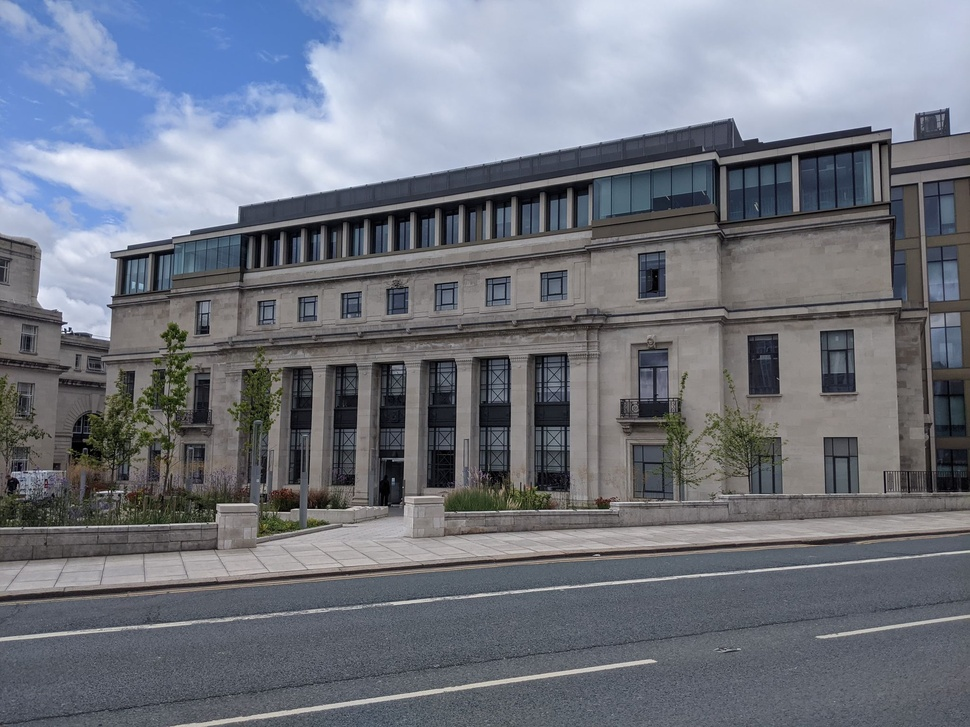
#> input picture img/bragg_building.jpg, 970 x 727 px, shrunk from 2048 x 1536 before the run
$ jupyter execute lab04_eigenvalues_and_eigenvectors.ipynb
#> lines starting #> are read from the running program, lines starting #| are printed output that depends on the picture
# Theoretical Foundations of Computer Science II COMP2870

**School of Computer Science, University of Leeds**

# Lab04: Eigenvalues and eigenvectors

These labsheets contains *formative activities* (which contribute to your learning) and *summative activities* (which you will complete and submit to be assessed as part of your portfolio).

<div class="alert alert-block alert-danger">
<b>Portfolio exercise</b>

Exercise marked with a red box is a summative exercise and must be submitted as part of your portfolio. You should use Gradescope to submit portfolio activities.
</div>

### Expectations

1. **Timeliness** You should complete all of the activities in the order provided and submit your portfolio evidence on Gradescope before the completion date (Friday 21 November, 5pm).

2. **Presentation** You should present all of your work clearly and concisely following additional guidance below.

3. **Integrity** You are responsible for ensuring that all the evidence you submit as part of your portfolio is entirely your own work. You can find out more about Academic integrity on the Skill@library website. All work you submit for assessment is subject to the academic integrity policy.

### Feedback
Feedback on formative activities will be provided via lab classess and tutorials. Feedback on evidence submitted as part of the portfolio will be available on Gradescope.

### Support opportunities
Support with the activity sheet is available in the lab classes and tutorials. Individual support is available via the online booking system.

### Statement on the Use of Generative AI (Red Category)
This assessment is RED according to the GenAI traffice light system. **Generative AI (GenAI) tools cannot be used**. The aim of this task is for you to develop and demonstrate the specific skills and knowledge covered in the taught sessions. We want you to independently develop your understanding, criticical thinking skills and demonstrate fundamental skills that will be required throughout your programme. Reliance on GenAI could prevent you from achieving the intended learning outcomes and may impeded your skill development.

You are still permitted to use dictionaries, thesauri, spelling and grammer-checking software to help identify and correct spelling mistakes and grammatrical errors (even if they are powered by GenAI). However, you should not use any software to rewrite sentence or make substantial changes to your original text, as this would be against the rules of this category.

Failure to comply with these requirements may be considered academic misconduct under University regulations.

### Expected time for completion:
1-2 hours

### Expected completion date:
Friday 21 November, 5pm

## Coursework summary

This lab sheet covers materials on Complex Numbers and the definitions of eigenvalues and eigenvectors.

## How to access the lab

You can access the lab worksheet directly through [minerva](https://minerva.leeds.ac.uk/), [github](https://github.com/COMP2870-2526/linear-algebra-student-labs) or using Noteable (accessible via Minerva - see `README.md` for detailed instructions).

These lab worksheets are written using ['Jupyter Notebooks'](https://jupyter.org/). Many, many tutorials and guides are [available online](https://www.dataquest.io/blog/jupyter-notebook-tutorial/).

<div class="alert alert-block alert-danger">
<b>Portfolio exercise</b>

There are no portfolio exercises in this lab worksheet.
</div>

## Exercise 1: Eigenvalues of $2 \times 2$ matrices

For $2 \times 2$ matrices, we can use the quadratic formula to directly
find eigenvalues of matrices. First, write down which quadratic equation
that the eigenvalues should solve and then implement this in Python
code. You should write a function which takes a $2 \times 2$ matrix
represented by a numpy array and return both eigenvalues.

Test your code with the matrix
$$
\begin{pmatrix}
9 & -2 \\ -2 & 6
\end{pmatrix}.
$$
Find the eigenvalues by hand first then check your code gives the same results.

## Exercise 2:

One nice way to use eigenvalues and eigenvectors is to create a useful basis for compression. We will test this out on an image of the Bragg building:

<a title="Ed18m8c, CC BY-SA 4.0 &lt;https://creativecommons.org/licenses/by-sa/4.0&gt;, via Wikimedia Commons" href="https://commons.wikimedia.org/wiki/File:Sir_William_Henry_Bragg_Building_-_Main_entrance_-_July_2022.jpg"></a> \
Ed18m8c, [CC BY-SA 4.0](https://creativecommons.org/licenses/by-sa/4.0), via Wikimedia Commons.

The idea is:
1. Load the image using `pillow` and convert to gray scale then to a numpy array
2. Compute what's known as a covariance matrix (more on this later)
3. Compute eigenvalues and eigenvectors and sort them together
4. Reconstruct the image using the top $k$ eigenvalues using the formula:
   $$
   X_{\text{reconst}} = X W_k W_k^T + \mu,
   $$
   where
   - $X$ is the centered data (`centered_data` in the code below),
   - $W_k$ is the first $k$ eigenvectors corresponding to the $k$ largest eigenvalues,
   - $\mu$ is the mean of the original data (`mean_vector` in the code below).

In this exercise, you should complete the code below by sorting the eigenvalues and eigenvectors and writing the code for reconstruction of the image. Then plot the initial image along with the reconstructions for $k = 5, 20, 50$.

[cell 1]
import matplotlib.pyplot as plt
import numpy as np
from PIL import Image

# Step 1: Load and preprocess image
image_fn = "./img/bragg_building.jpg"
img = Image.open(image_fn).convert("L")
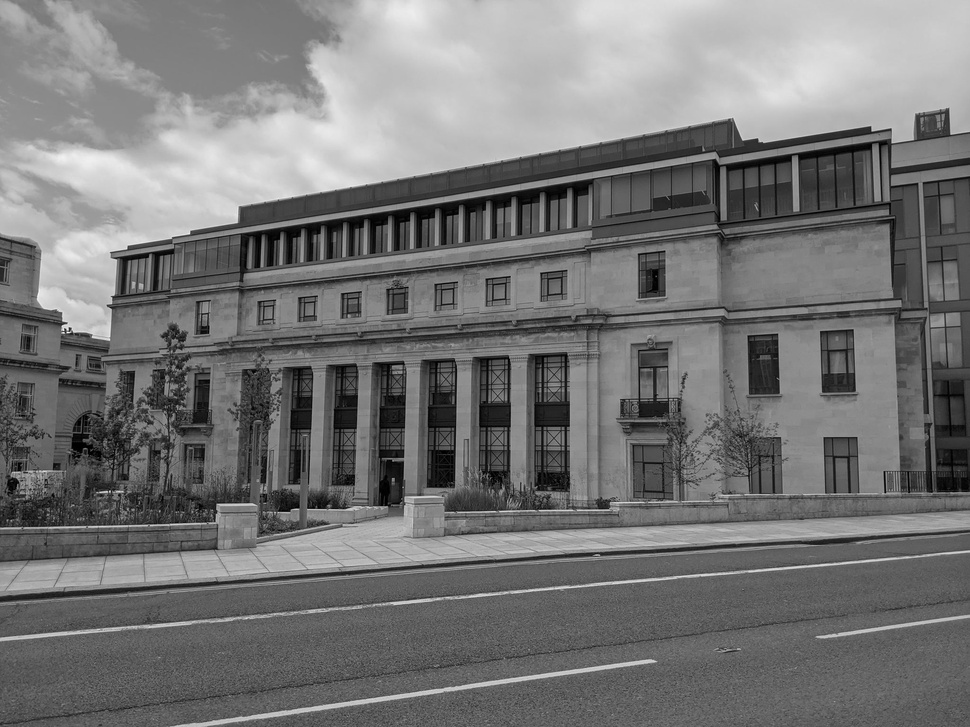
#> img: PIL image 970x727 L; min 0, max 253, mean 117.7
img_array = np.array(img, dtype=np.float64)

# Normalize image
img_array /= 255.0

# Step 2: Compute the covariance matrix
# Students need to center the data first (subtract mean)
mean_vector = np.mean(img_array, axis=0)
#> mean_vector = 970 values, max 0.544 at index 412, min 0.384 at index 962, mean 0.462
centered_data = img_array - mean_vector
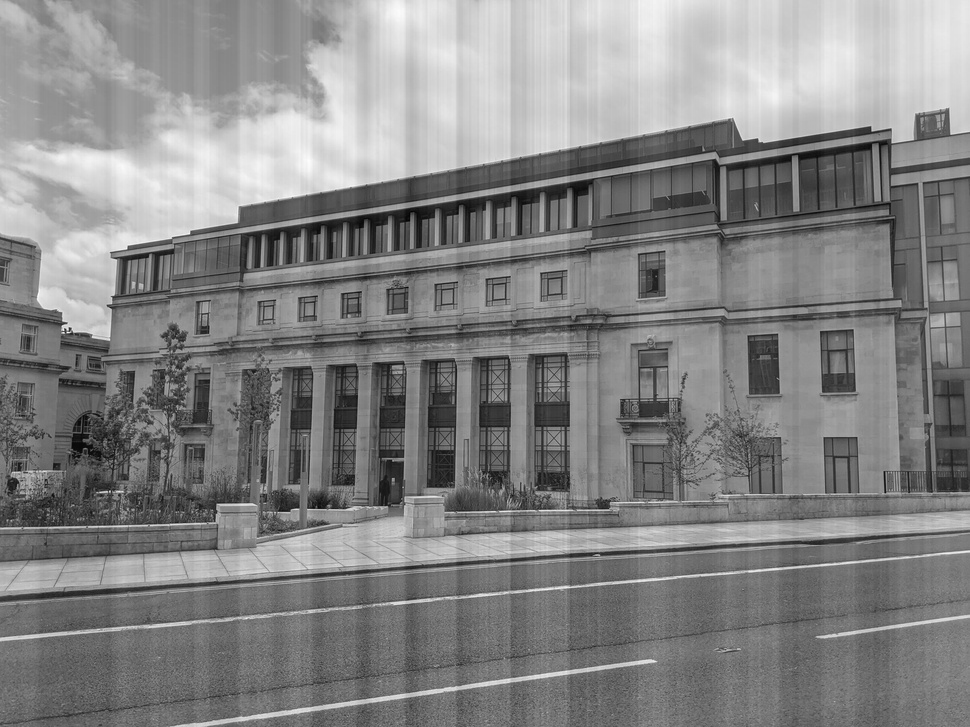
#> centered_data: shape (727, 970) float64; min -0.542, max 0.498, mean -1.84e-16; drawn with min black and max white

# Compute covariance matrix
cov_matrix = np.cov(centered_data, rowvar=False)
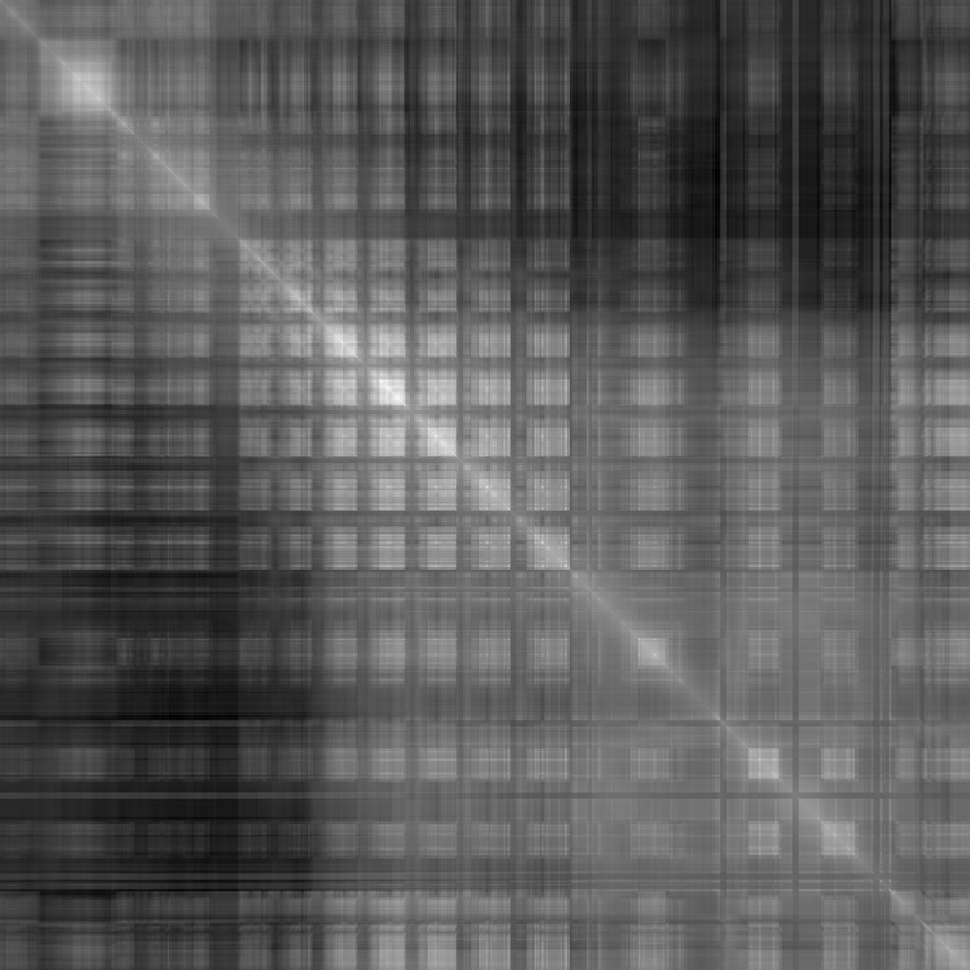
#> cov_matrix: shape (970, 970) float64; min -0.0137, max 0.0702, mean 0.0162; drawn with min black and max white

# Step 3: Compute eigenvalues and eigenvectors
eigenvalues, eigenvectors = np.linalg.eigh(cov_matrix)
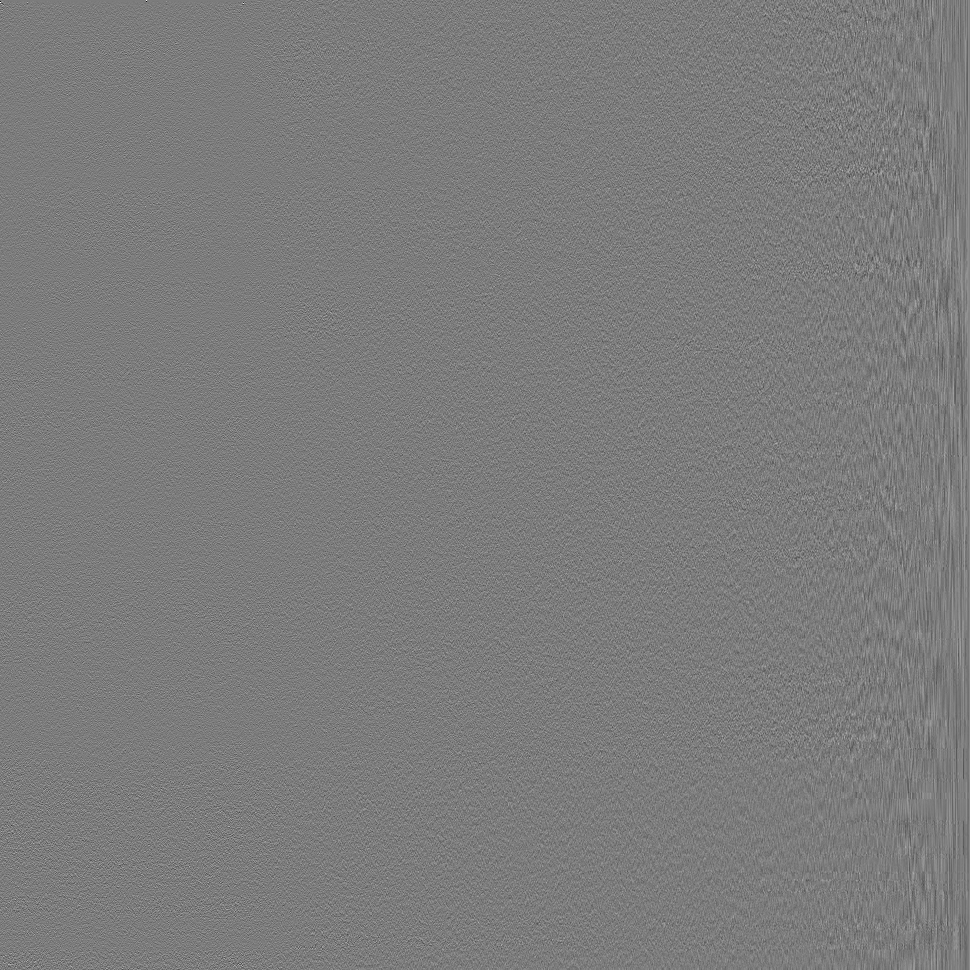
#> eigenvectors: shape (970, 970) float64; min -0.34, max 0.357, mean 4.23e-05; drawn with min black and max white
#> eigenvalues = 970 values from -8e-16 to 17.39

# Sort eigenvalues and eigenvectors in descending order
# **TODO**


# Step 4: Reconstruct image using top k components
def reconstruct_image(data, eigenvectors, mean_vector, k):
    """
    Reconstructs the image using the top k eigenvectors.
    """
    # **TODO**


k = 0  # TODO
new_image = reconstruct_image(centered_data, eigenvectors, mean_vector, k)
